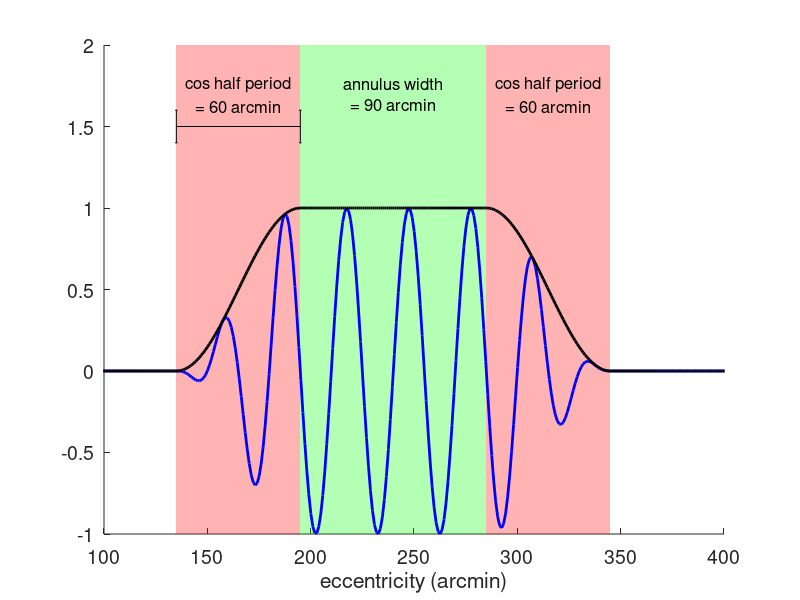

This chart was generated by the following MATLAB code: (Note: this script raises an error after producing the figure.)
% 1 dimensional example of cosine-enveloped radial wave image
% Janis Intoy, April 17, 2019

% parameters all in units of arcmin
SpatialFreq = 2 / 60;
eccentricity = 4 * 60;
width = 1.5 * 60;
cos_halfperiod = 1 * 60; % this is called gaussSD in the shader
phase = 0;

M_PI = pi;

rspace = linspace(0, 8*60, 500);

img = nan(size(rspace));
env = nan(size(rspace));

gaussSD = cos_halfperiod; % this is its name in the shader (remnant of gaussian envelope)
for ri = 1:length(rspace)
    r = rspace(ri);
    
    %%%% this block is almost exactly copy-pasted from the shader %%%%%
    if ((r >= eccentricity - width/2) && (r <= eccentricity+width/2))
        signal =  sin(2 * M_PI * SpatialFreq * r + phase);
    elseif (r > eccentricity + width/2 && r <= eccentricity + width/2 + gaussSD)
        signal =  sin(2 * M_PI * SpatialFreq * r  + phase)* ...
        (cos(M_PI / gaussSD * (r - eccentricity - width / 2))+ 1) / 2;
        
    elseif (r < eccentricity - width/2 && r >= eccentricity - width/2 - gaussSD)
        signal = sin(2 * M_PI * SpatialFreq * r  + phase)* ...
        (cos(M_PI / gaussSD * (r - eccentricity + width / 2))+ 1) / 2;
        
    else
        signal = 0;
    end
    %%%% this block is almost exactly copy-pasted from the shader %%%%%
    
    % this part is just the raised cosine envelope part of signal
    if ((r >= eccentricity - width/2) && (r <= eccentricity+width/2))
        env(ri) = 1;
    elseif (r > eccentricity + width/2 && r <= eccentricity + width/2 + gaussSD)
        
        env(ri) = (cos(M_PI / gaussSD * (r - eccentricity - width / 2))+ 1) / 2;
        
    elseif (r < eccentricity - width/2 && r >= eccentricity - width/2 - gaussSD)
        env(ri) = (cos(M_PI / gaussSD * (r - eccentricity + width / 2))+ 1) / 2;
        
    else
        env(ri) = 0;
    end
    
    img(ri) = signal;
end

%% plot 1d image
figure(1); clf; hold on;
% 'raised' portion of envelope
patch([eccentricity-width/2, eccentricity-width/2, eccentricity+width/2, eccentricity+width/2],...
    [-1, 2, 2, -1],...
    'g', 'EdgeColor', 'none', 'FaceAlpha', .3);
% cosine envelope on either side
patch([eccentricity-width/2, eccentricity-width/2, eccentricity-width/2 - cos_halfperiod, eccentricity-width/2-cos_halfperiod],...
    [-1, 2, 2, -1],...
    'r', 'EdgeColor', 'none', 'FaceAlpha', .3);
patch([eccentricity+width/2, eccentricity+width/2, eccentricity+width/2 + cos_halfperiod, eccentricity+width/2+cos_halfperiod],...
    [-1, 2, 2, -1],...
    'r', 'EdgeColor', 'none', 'FaceAlpha', .3);

hp1 = plot(rspace, img, 'b', 'linewidth', 2);
hp2 = plot(rspace, env, 'k', 'linewidth', 2);

xlabel('eccentricity (arcmin)');
set(gca, 'FontSize', 14);

xlim([100, 400]);
ylim([-1, 2]);

text(eccentricity,...
    1.7, sprintf('annulus width\n= %i arcmin', width),...
    'HorizontalAlignment', 'center', 'FontSize', 12);

% cosine envelope
text(mean([eccentricity-width/2 - cos_halfperiod, eccentricity-width/2]),...
    1.7, sprintf('cos half period\n= %i arcmin', cos_halfperiod),...
    'HorizontalAlignment', 'center', 'FontSize', 12);
text(mean([eccentricity+width/2 + cos_halfperiod, eccentricity+width/2]),...
    1.7, sprintf('cos half period\n= %i arcmin', cos_halfperiod),...
    'HorizontalAlignment', 'center', 'FontSize', 12);
errorbar([eccentricity-width/2 - cos_halfperiod, eccentricity-width/2],...
    [1.5, 1.5], [.1, .1], 'k', 'linewidth', 2, 'capsize', 0);
errorbar([eccentricity+width/2 + cos_halfperiod, eccentricity+width/2],...
    [1.5, 1.5], [.1, .1], 'k', 'linewidth', 2, 'capsize', 0);

legend([hp1, hp2], {'enveloped signal', 'raised cosine envelope'}, 'Location', 'southeast');
